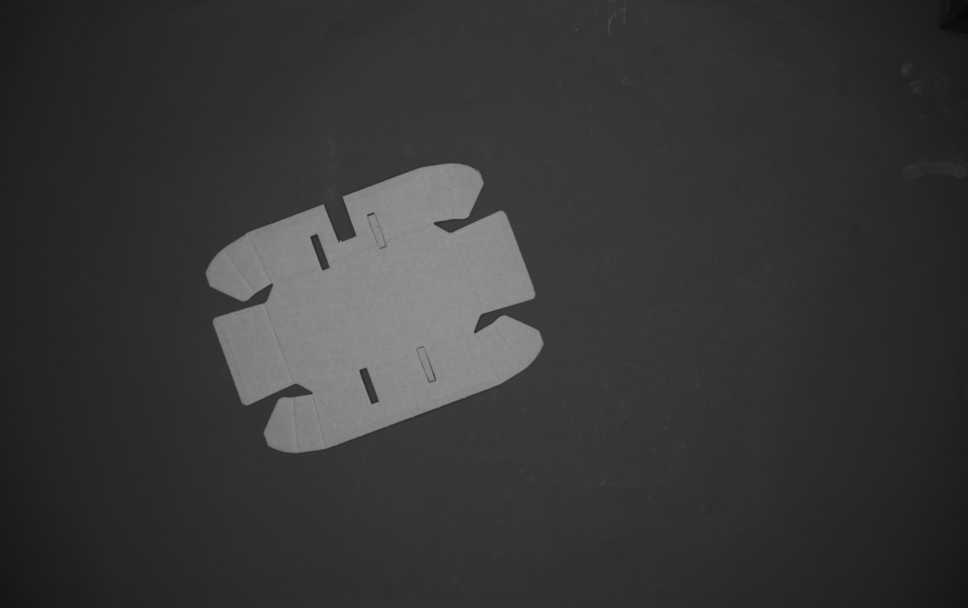
#> input picture Project/immagini/setup_definitivo/IMG_12.bmp, 1936 x 1216 px (shown at 1/2 size)
$ python -i Pre_Processing.py   (imports and definitions only)
#> lines starting #> are read from the running program, lines starting #| are printed output that depends on the picture; after the words box and inside, x2 and y2 are one past the last pixel; in counts of white or black regions, pixels touching at a corner belong together
#> further down, picture is the input picture: shape (1216, 1936); min 7, max 154, mean 55.4
import cv2
import numpy as np
import csv, os, math
import yaml

from Utils import (
    load_config_yaml,
    save_axes,
    visualization
)


# ─────────────────── PARAMETERS ─────────────────── #

IMG_PATH   = "immagini/setup_definitivo/IMG_17.bmp"
CSV_PATH   = "axes_output.csv"
CALIB_PATH = "calib_data/calib.npz"

# Directory of destination (created if it doesn't exist)
OUT_DIR = "immagini/aligned_cropped"
# [1 line not run here, left out]

# File name of the cropped image derived automatically
cropped_name = os.path.splitext(os.path.basename(IMG_PATH))[0] + "_processed.png"
cropped_path = os.path.join(OUT_DIR, cropped_name)

W = 2048  # sensor width
H = 1088  # sensor height
ratio = W / H

# ─────────────────── INTERNAL FUNCTIONS ─────────────────── #


# [214 lines left out: functions _load_config_yaml, _endpoints, _external_contour, _load_calibration, _undistort_image, pre_processing and 2 more, not called in this run]

def Convex_Hull(bin_img, tol=8, ksize_open=3):
    """
    Draw the convex hull of the largest external contour on both images and
    apply a morphological opening only on the hull border (inner tolerance = `tol` pixels).

    Parameters
    ----------
    bin_img : np.ndarray
        Binary image (modified in place).
    gray_img : np.ndarray
        Grayscale image (modified in place).
    tol : int, optional
        Internal tolerance in pixels: thickness of the 'border band' where opening is applied.
    ksize_open : int, optional
        Kernel size (square) for the morphological opening.

    Returns
    -------
    tuple
        (gray_img, bin_img) with the hull drawn and border cleaned.
    """
#> called with tol = 8, ksize_open = 3
    contours, _ = cv2.findContours(bin_img, cv2.RETR_EXTERNAL, cv2.CHAIN_APPROX_SIMPLE)  # contours --> list of numpy arrays of bounding coordinates
#> contours = [[[0, 0], [0, 1215], [1935, 1215], [1935, 0]]]
    if not contours:
        print("No contours found.")
        return bin_img
    if len(contours) > 1:
        if cv2.contourArea(contours[0]) > cv2.contourArea(contours[1]):
            hull = cv2.convexHull(contours[0])
        else:
            hull = cv2.convexHull(contours[1])
    else:
        hull = cv2.convexHull(contours[0])
#> hull = [[1935, 0], [1935, 1215], [0, 1215], [0, 0]]

    cv2.drawContours(bin_img, [hull], 0, 255, thickness=8, lineType=cv2.LINE_8)
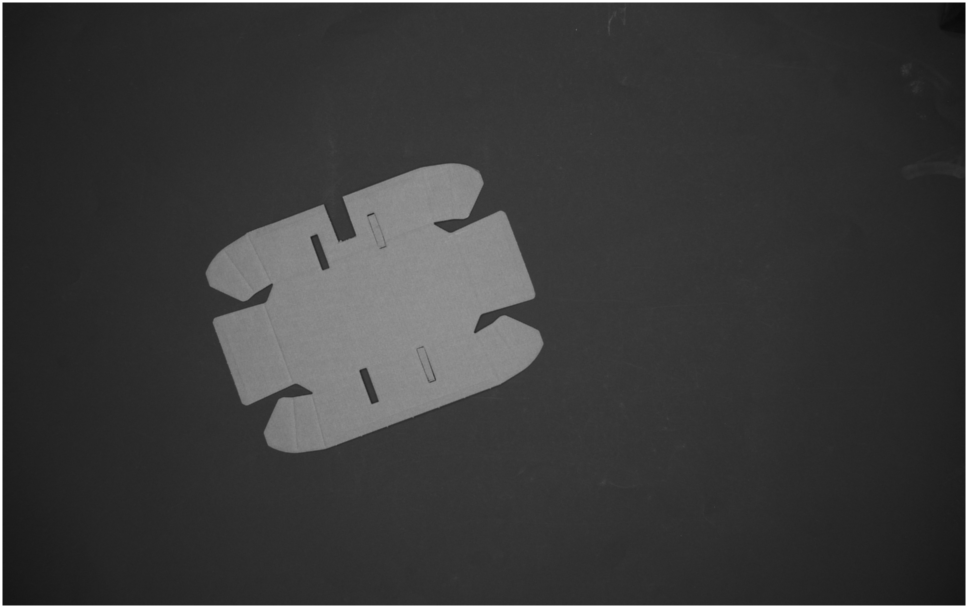
#> bin_img: shape (1216, 1936) (shown at 1/2 size); 1.33% of pixels changed, all inside (x1, y1, x2, y2) = (0, 0, 1936, 1216)
    mask_hull = np.zeros_like(bin_img)
    cv2.drawContours(mask_hull, [hull], -1, 255, thickness=cv2.FILLED)
#> mask_hull: shape (1216, 1936); every value is 255

    kernel_er = cv2.getStructuringElement(cv2.MORPH_RECT, (3, 3))
    mask_inner = cv2.erode(mask_hull, kernel_er, iterations=tol)
    border_mask = cv2.subtract(mask_hull, mask_inner)  # banda di spessore ≈ tol
#> border_mask: shape (1216, 1936); every value is 0

    # ---- 5. Opening solo su border_mask -----------------------------
    kernel_open = cv2.getStructuringElement(cv2.MORPH_RECT, (ksize_open, ksize_open))
    dilated = cv2.dilate(bin_img, kernel_open, iterations=5)
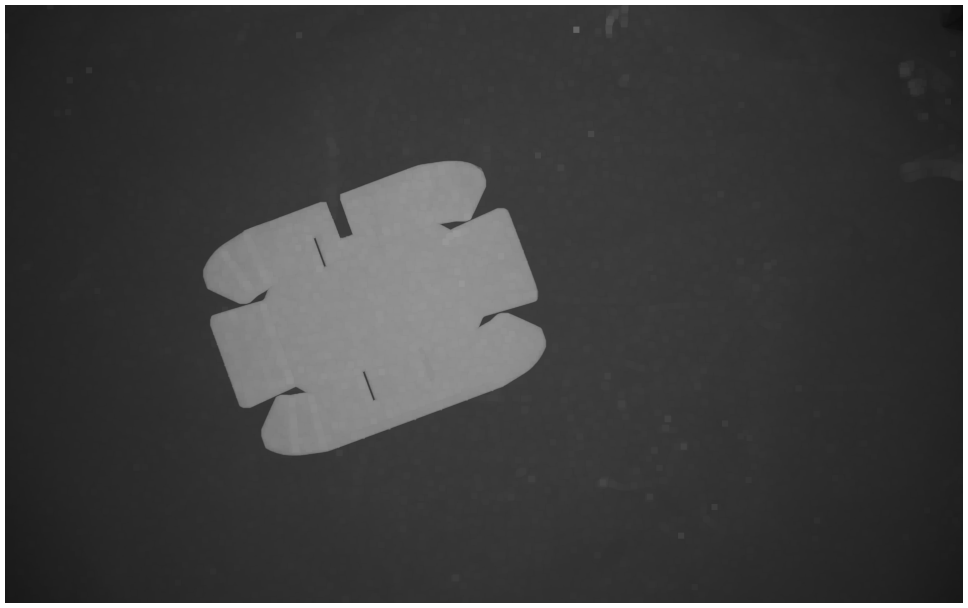
#> dilated: shape (1216, 1936) (shown at 1/2 size); min 11, max 255, mean 64.3

    #   sovrascrivo soltanto dove border_mask == 255
    bin_img[border_mask == 255] = dilated[border_mask == 255]
    return bin_img

>>> import cv2
>>> picture = cv2.imread('immagini/setup_definitivo/IMG_12.bmp', cv2.IMREAD_GRAYSCALE)
>>> result = Convex_Hull(picture)
